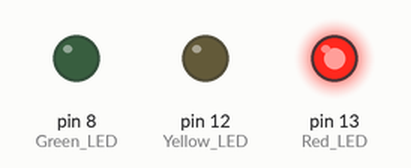
Bench run of a sketch on a simulated Arduino Uno, built with avr-gcc and run on an emulated ATmega328P. Shown: output pins drawn as LEDs (lit = HIGH).

Above: at 2.0 s.
At 5.2 s:
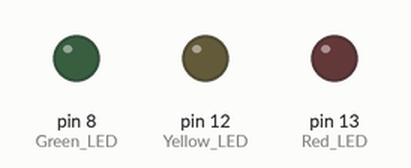
At 8.5 s:
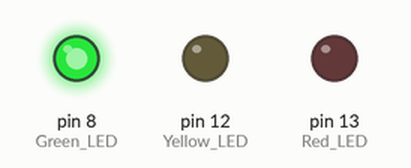
At 14.5 s:
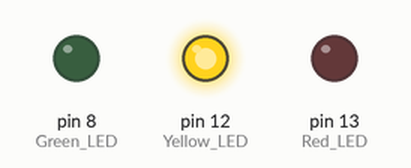
Timing chart, 0 to 20.3 s (numbered marks = the images above):
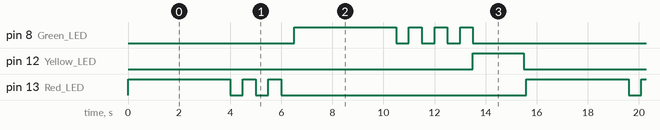

The sketch:

Traffic_Light_Controller.ino
```cpp
void setup() {
  pinMode(13, OUTPUT); // Red LED
  pinMode(12, OUTPUT); // Yellow LED
  pinMode(8, OUTPUT);  // Green LED (Pin 11 se badal kar 8 kiya)
}

void loop() {
  // --- RED LED (Pin 13) ---
  digitalWrite(13, HIGH);
  delay(4000);
  digitalWrite(13, LOW);
  delay(500);
  digitalWrite(13, HIGH);
  delay(500);
  digitalWrite(13, LOW);
  delay(500);
  digitalWrite(13, HIGH);
  delay(500);
  digitalWrite(13, LOW);
  delay(500);

  // --- GREEN LED (Pin 8) ---
  digitalWrite(8, HIGH);
  delay(4000);
  digitalWrite(8, LOW);
  delay(500);
  digitalWrite(8, HIGH);
  delay(500);
  digitalWrite(8, LOW);
  delay(500);
  digitalWrite(8, HIGH);
  delay(500);
  digitalWrite(8, LOW);
  delay(500);
  digitalWrite(8, HIGH);
  delay(500);
  digitalWrite(8, LOW);

  // --- YELLOW LED (Pin 12) ---
  digitalWrite(12, HIGH);
  delay(2000);
  digitalWrite(12, LOW);
  delay(100);
}
```

Measured:
- by itself, pin 8 (Green_LED): repeats every 15.6 s: 3 × (LOW 0.50 s, HIGH 0.50 s), LOW 8.6 s, HIGH 4.0 s
- by itself, pin 12 (Yellow_LED): alternates HIGH for 2.0 s and LOW for 13.6 s
- by itself, pin 13 (Red_LED): repeats every 15.6 s: 2 × (LOW 0.50 s, HIGH 0.50 s), LOW 9.6 s, HIGH 4.0 s
